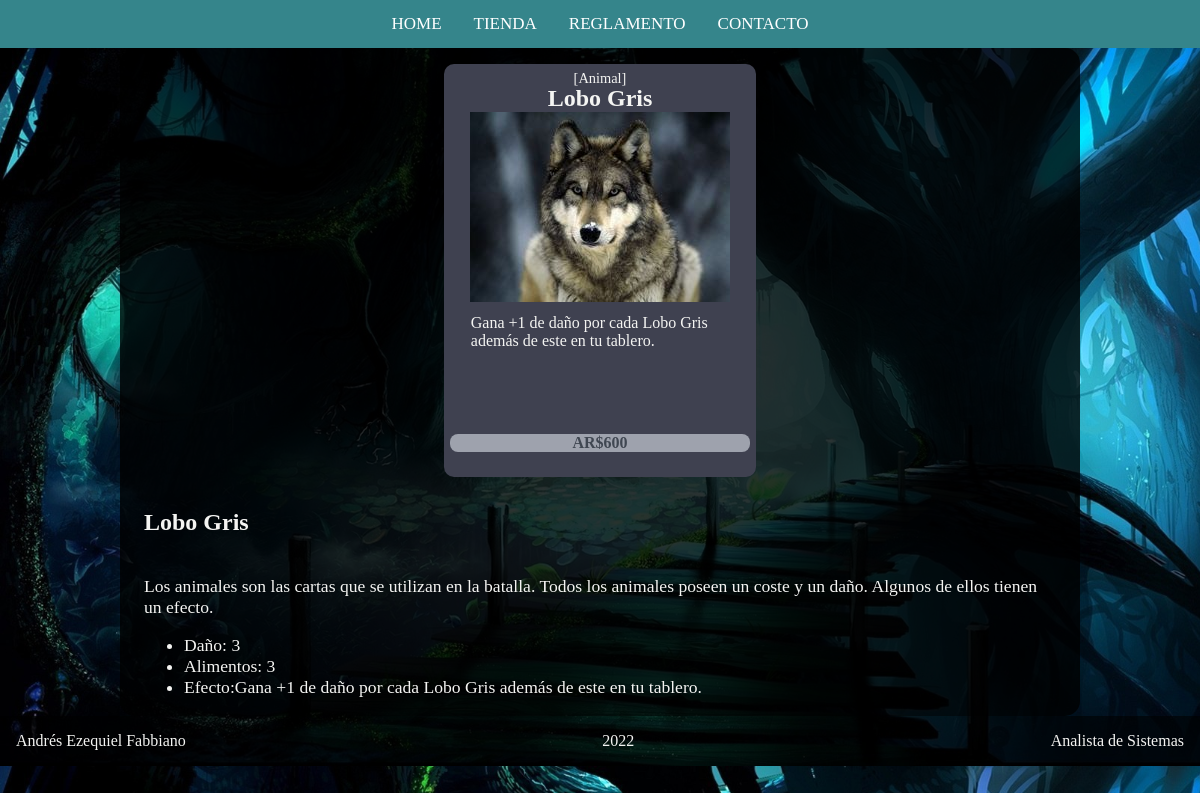
Screenshot of /pages/card_info.php?id=1 with the database file from the repository.
### tables this page shows
CREATE TABLE `cartas` (
  `id` tinyint(3) UNSIGNED NOT NULL,
  `tipo` varchar(255) NOT NULL,
  `nombre` varchar(255) NOT NULL,
  `alimentos` int(11) NOT NULL,
  `dano` int(11) NOT NULL,
  `imagen` varchar(255) NOT NULL,
  `efecto` text NOT NULL,
  `precio` int(11) NOT NULL
);

### functions/func_queries.php (called while the page is built, shortened)
<?php
function getCardById(PDO $connection, $id)
{
    $query = $connection->prepare('SELECT * FROM cartas WHERE id = :id');
    $query->bindValue(':id', $id);
    $query->execute();
    $card = $query->fetch(PDO::FETCH_ASSOC);
    return $card;
}

### pages/card_info.php (the view, shortened to what this page needs)
<?php
require_once('../functions/func_queries.php');
if (isset($_GET['id'])) {
    $currentCard = getCardById($connection, $_GET['id']);
} else {
    goToError();
}
?>
<!DOCTYPE html>
<html lang="en">
<head>
    <?php require('../layout/_styleSheet.php') ?>
</head>
<body class="body">
    <?php require('../layout/_header.php') ?>
    <main>
        <div class="inspeccionCarta">
            <div class="carta__contorno<?php echo $currentCard['tipo'] ?>" id="tipo<?php echo $currentCard['id'] ?>">
                <div class="carta__superior">
                    <div class="carta__superior--tipo" id="tipoCarta${cartaAVer.id}">[<?php echo $currentCard['tipo'] ?>]</div>
                </div>
                <div class="carta__cartaReal">
                    <div class="carta__medio">
                        <div class="carta__medio--nombre" id="nombreCarta${cartaAVer.id}"><?php echo $currentCard['nombre'] ?></div>
                        <div class="carta__medio--imagen" id="imagenCarta${cartaAVer.id}"><img src="../assets/<?php echo $currentCard['imagen'] ?>"></div>
                    </div>
                    <div class="carta__inferior">
                        <div class="carta__inferior--efecto" id="efectoCarta${cartaAVer.id}"><?php echo $currentCard['efecto'] ?></div>
                    </div>
                    <div class="carta__precio">
                        <span>AR$<?php echo $currentCard['precio'] ?></span>
                    </div>
                </div>
            </div>
            <div class="descripcionCarta">
                <?php if ($currentCard['tipo'] == "Animal") : ?>
                    <div class="contenedorDescripcion">
                        <div class="tituloDescripción"><?php echo $currentCard['nombre'] ?></div>
                        <div class="descripcionGeneral">
                            <p>Los animales son las cartas que se utilizan en la batalla. Todos los animales poseen un coste y un daño.
                                Algunos de ellos tienen un efecto.</p>
                            <ul>
                                <li>Daño: <?php echo $currentCard['dano'] ?></li>
                                <li>Alimentos: <?php echo $currentCard['alimentos'] ?></li>
                                <?php if ($currentCard['efecto'] != "") : ?>
                                    <li>Efecto:<?php echo $currentCard['efecto'] ?></li>
                                <?php endif ?>
                            </ul>
                                    <?php endif ?>
                                    </div>
                                </div>
    </main>
    <?php require('../layout/_footer.php') ?>
</body>
</html>

### css/style.css (style rules this page uses)
.inspeccionCarta { display: flex; flex-direction: column; flex-wrap: wrap; margin-left: 10%; width: 80%; align-items: center; justify-content: center; background-color: rgba(0, 0, 0, 0.8); border-radius: 15px; }
.contenedorDescripcion { display: flex; flex-direction: column; align-items: left; justify-content: baseline; padding-left: 1.5rem; }
.tituloDescripción { align-items: center; justify-content: center; padding-top: 1rem; font-size: 1.5rem; font-weight: 700; }
.descripcionGeneral { padding-top: 1.4rem; padding-right: 1.4rem; font-size: 1.1rem; }
:root { --colorTextos: #49454567; }
@media (min-width: 992px) { .body { background-image: url("../assets/puente-bosque.jpg"); background-size: cover; color: #f4f4f2; padding: 0px; margin: 0px; } }
@media (min-width: 992px) { .carta__contornoAnimal { display: flex; flex-direction: column; width: 300px; height: 400px; background-color: #3f4150; color: #f4f4f2; border-radius: 10px; padding: 0.4rem; margin: 1rem; align-items: center; } }
@media (min-width: 992px) { .carta__superior { height: 15px; width: 300px; } }
@media (min-width: 992px) { .carta__superior--tipo { text-align: center; font-size: 0.9rem; } }
@media (min-width: 992px) { .carta__cartaReal { height: 350px; width: 300px; } }
@media (min-width: 992px) { .carta__medio--nombre { font-size: 1.5rem; font-weight: 800; text-align: center; } }
@media (min-width: 992px) { .carta__medio--imagen { text-align: center; border-radius: 5px; } }
@media (min-width: 992px) { .carta__inferior { width: 300px; height: 120px; padding-left: 1.3rem; padding-right: 1.3rem; padding-top: 0.5rem; } }
@media (min-width: 992px) { .carta__inferior--efecto { text-align: left; width: 85%; height: 90%; } }
@media (min-width: 992px) { .carta__precio { background-color: #9ea2ad; color: #404752; font-weight: 600; border: none; width: 100%; border-radius: 8px; text-align: center; } }
.inspeccionCarta { display: flex; flex-direction: row; margin-left: 10%; width: 80%; align-items: center; justify-content: center; background-color: rgba(0, 0, 0, 0.8); border-radius: 15px; }
.tituloDescripción { font-size: 1.5rem; font-weight: 700; }

### rows the page displays
cartas: tipo "Animal", nombre "Lobo Gris", imagen (picture), efecto "Gana +1 de daño por cada Lobo Gris además de este en tu tablero.", precio "600", dano "3", alimentos "3"
